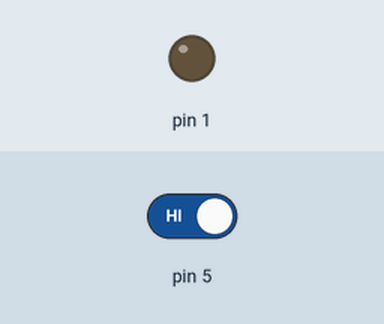
A sketch run on a simulated Arduino Uno, built with avr-gcc and run on an emulated ATmega328P. Parts: output pins drawn as LEDs (lit = HIGH). The inputs (shaded band) are chosen by the test bench; at power-on: pin 5 HIGH.

Above: at 1.2 s.
1.3 s: pin 5 driven LOW
At 2.5 s:
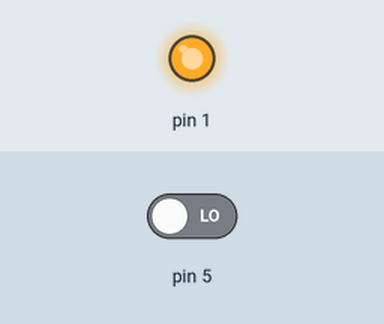
2.8 s: pin 5 driven HIGH
At 3.7 s:
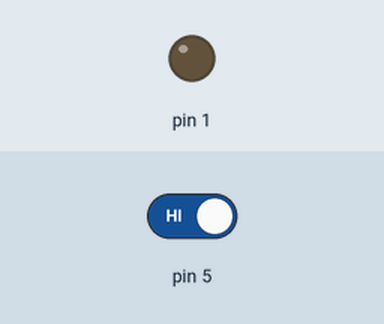
Timing chart, 0 to 5.8 s (numbered marks = the images above; inputs shaded):
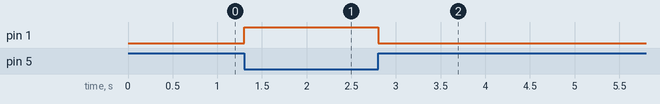

The sketch:

LIMITSWITCH_WORKING.ino
```cpp
void setup() {
  // put your setup code here, to run once:
pinMode (5,INPUT);
pinMode(1,OUTPUT);
}

void loop() {
  // put your main code here, to run repeatedly:
 if (digitalRead(5) == LOW){
 digitalWrite(1,HIGH);
  }
  else{
   digitalWrite(1,LOW);
    }
}
```

Measured:
- after the input at 1.3 s, pin 1: LOW → HIGH at once
- after the input at 2.8 s, pin 1: HIGH → LOW at once
